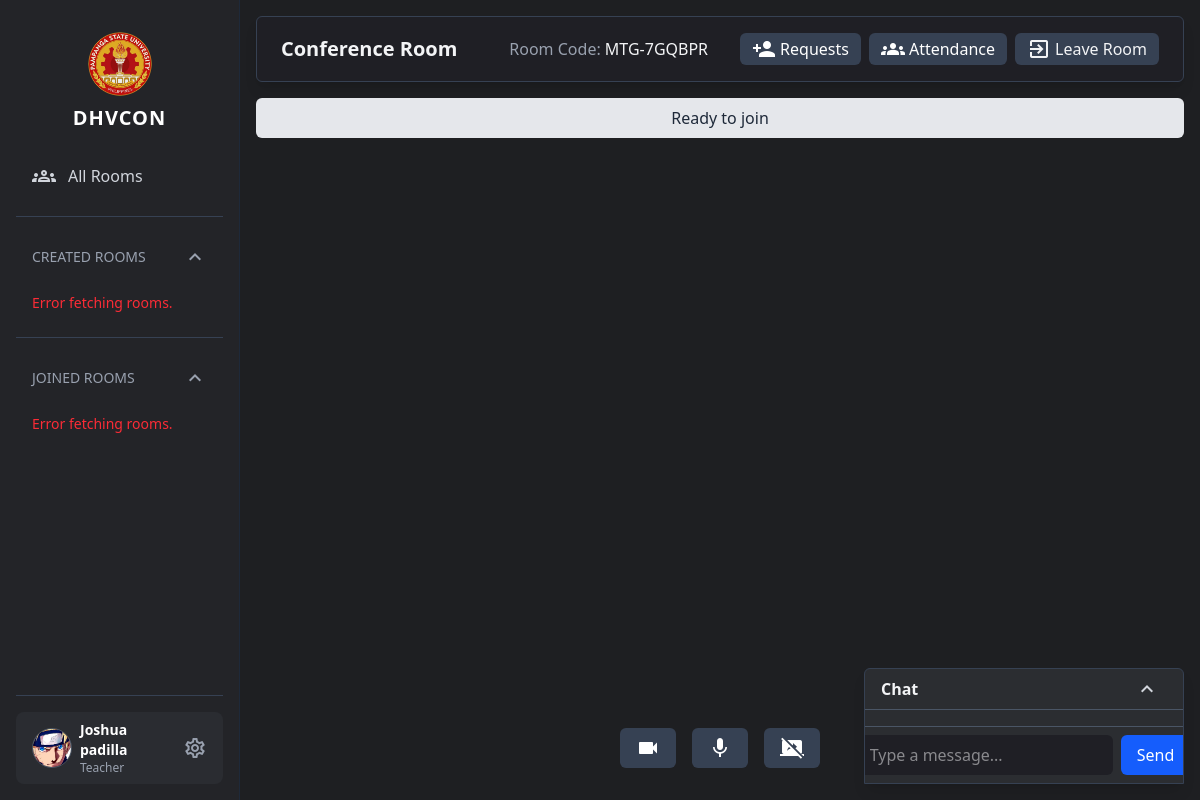
The page /home/conference_room.php?code=MTG-7GQBPR (signed in) on the database its author committed.
### tables this page shows
CREATE TABLE `user` (
  `user_id` int(11) NOT NULL,
  `user_fullname` varchar(60) NOT NULL,
  `user_email` varchar(60) NOT NULL,
  `user_password` varchar(255) NOT NULL,
  `user_type` enum('admin','teacher','student','') NOT NULL,
  `user_requirements` longtext DEFAULT NULL CHECK (json_valid(`user_requirements`)),
  `user_profile_pict` varchar(255) DEFAULT NULL,
  `user_status` int(11) NOT NULL DEFAULT 0 COMMENT '0=for-approval,1=active,2=disabled',
  `reset_token` varchar(255) DEFAULT NULL,
  `reset_expiry` int(11) DEFAULT NULL
);

### controller/config.php (called while the page is built, shortened)
<?php
class db_connect
{
    public $host = db_host;
    public $user = db_user;
    public $pass = db_pass;
    public $name = db_name;
    public function connect()
    {
        try {
            $this->conn = new mysqli($this->host, $this->user, $this->pass, $this->name);
        } catch (\Throwable $th) {
            header("Location:setup.php");
        }
    }
}

### home/auth.php (called while the page is built, shortened)
<?php
include ('../controller/config.php');
class auth_class extends db_connect
{
    public function check_account($id) {
        $id = intval($id);
        $query = "SELECT * FROM `user` WHERE user_id = $id AND user_status=1";
        $result = $this->conn->query($query);
        $items = [];
        if ($result && $result->num_rows > 0) {
            while ($row = $result->fetch_assoc()) {
                $items[] = $row;
            }
        }
        return $items;
    }
     public function check_meeting($code) {
        $query = "SELECT * FROM `meeting` WHERE meeting_link = '$code' AND meeting_status=1";
        $result = $this->conn->query($query);
        $items = [];
        if ($result && $result->num_rows > 0) {
            while ($row = $result->fetch_assoc()) {
                $items[] = $row;
            }
        }
        return $items;
    }
}

### home/conference_room.php (the view, shortened to what this page needs)
<?php
include "../src/components/home/header.php";
$meetingCode  = $_GET['code'];
$meeting = $db->check_meeting($meetingCode);
$authorization = ($meeting[0]['meeting_creator_user_id'] != $On_Session[0]['user_id']) ? "hidden" : "";
?>
<main class="flex-1 bg-[#1e1f22] ml-0 md:ml-60 p-4 transition-all duration-300 min-h-screen flex flex-col">
    <div class="flex flex-col md:flex-row justify-between items-start md:items-center px-4 sm:px-6 py-4 bg-[#1f1f25] rounded-md shadow-lg mb-4 border border-gray-700 gap-3 md:gap-0">
        <h1 class="text-2xl md:text-xl text-gray-100 font-semibold truncate w-full md:w-auto">Conference Room</h1>
        <div class="flex flex-col md:flex-row md:items-center gap-2 md:gap-4 w-full md:w-auto">
            <div class="text-gray-400 text-sm md:text-base truncate md:mr-4 flex-shrink-0">
                Room Code: <span class="text-gray-100 font-medium"><?= $meetingCode ?></span>
            </div>
            <div class="flex flex-row gap-2 overflow-x-auto md:overflow-visible">
                <button id="pendingRequestsBtn" <?=$authorization; ?> class="cursor-pointer relative px-3 py-1 bg-gray-700 hover:bg-gray-600 text-white rounded-md flex items-center gap-1 flex-shrink-0">
                    <span class="material-icons text-base">person_add</span>
                    <span class="truncate">Requests</span>
                </button>
                <button id="viewAttendanceBtn" <?=$authorization; ?> class="cursor-pointer flex items-center gap-1 px-3 py-1 bg-gray-700 hover:bg-gray-600 text-white rounded-md flex-shrink-0">
                    <span class="material-icons text-base">groups</span>
                    <span class="truncate">Attendance</span>
                </button>
                <button id="btnLeaveRoom" class="joiner-only cursor-pointer flex items-center gap-1 px-3 py-1 bg-gray-700 hover:bg-gray-600 text-gray-100 rounded-md flex-shrink-0">
                    <span class="material-icons text-base">exit_to_app</span>
                    <span class="hidden sm:inline truncate">Leave Room</span>
                </button>
            </div>
        </div>
    </div>
    <div id="status" class="w-full p-2 mb-4 bg-gray-200 rounded-md text-gray-800 text-center">
        Ready to join
    </div>
    <div class="flex flex-1 gap-4 flex-col-reverse md:flex-row">
        <div class="flex-1 flex flex-col gap-4">
        </div>
        <div id="chat-section"
            class="fixed bottom-4 right-4 w-full max-w-[350px] sm:w-80 sm:right-4 bg-[#2b2d31] rounded-t-md flex flex-col shadow-lg border border-gray-700 overflow-hidden transition-all duration-300 z-50 hidden sm:flex">
            <div id="chat-toggle" class="px-4 py-2 border-b border-gray-600 text-gray-100 font-semibold flex justify-between items-center cursor-pointer">
                <span>Chat</span>
                <div class="flex items-center gap-2">
                    <span id="chat-toggle-icon" class="material-icons text-gray-300 hover:text-white cursor-pointer">expand_less</span>
                </div>
            </div>
            <div id="chat-messages-wrapper" class="flex flex-col max-h-[60vh] overflow-hidden transition-all duration-300">
                <div id="chat-messages" class="flex-1 p-2 overflow-y-auto text-gray-200 space-y-2"></div>
            </div>
            <form id="chat-form" class="flex flex-row items-center justify-center p-2 border-t border-gray-600 gap-2 pb-safe">
                <input type="text" id="chat-input" placeholder="Type a message..."
                    class="flex-1 px-3 py-2 rounded-md bg-[#1f1f25] text-gray-100 focus:outline-none focus:ring-2 focus:ring-blue-500">
                <button type="submit" class="cursor-pointer px-4 py-2 bg-blue-600 hover:bg-blue-700 rounded-md text-white">Send</button>
            </form>
        </div>
    </div>
    <div class="flex justify-center gap-4 mb-4">
        <button id="btnToggleCam" class="cursor-pointer flex items-center gap-2 px-4 py-2 bg-gray-700 hover:bg-gray-600 text-white rounded-md">
            <span id="iconCam" class="material-icons">videocam</span>
        </button>
        <button id="btnToggleMic" class="cursor-pointer flex items-center gap-2 px-4 py-2 bg-gray-700 hover:bg-gray-600 text-white rounded-md">
            <span id="iconMic" class="material-icons">mic</span>
        </button>
        <button id="btnShareScreen" class="cursor-pointer flex items-center gap-2 px-4 py-2 bg-gray-700 hover:bg-gray-600 text-white rounded-md">
            <span id="iconScreen" class="material-icons">stop_screen_share</span>
        </button>
    </div>
</main>
<?php
include "../src/components/home/footer.php";
?>

### src/components/home/header.php (shortened to what this page needs)
<?php
include "auth.php";
$db = new auth_class();
if (isset($_SESSION['user_id'])) {
    $id = intval($_SESSION['user_id']);
    $On_Session = $db->check_account($id);
} else {
   header('location: ../signin');
}
?>
<!doctype html>
<html lang="en">
<head>
  <link href="../src/output.css" rel="stylesheet" />
  <link href="../src/scrollbar.css" rel="stylesheet" />
  <link href="../src/alertifyconfig.css" rel="stylesheet" />
  <link rel="stylesheet" href="https://cdnjs.cloudflare.com/ajax/libs/AlertifyJS/1.13.1/css/alertify.css" />
</head>
<body class="bg-[#1e1f22] text-white min-h-screen flex">
<aside id="sidebar" class="bg-[#232428] w-60 p-4 border-r border-gray-800 fixed inset-y-0 left-0 transform -translate-x-full md:translate-x-0 transition-transform duration-300 flex flex-col z-40">
  <div class="flex flex-col items-center justify-start mb-6">
     <img src="../static/image/logo1.png" alt="DHVCON Logo" class="w-16 h-16 object-contain mb-2">
    <h2 class="text-xl font-bold text-white tracking-wider ">DHVCON</h2>
  </div>
  <nav id="roomNav" class="flex-1 flex flex-col gap-3 overflow-y-auto scrollbar-dark">
    <a href="../home/" class="flex items-center gap-3 px-4 py-2 rounded-lg text-gray-300 hover:bg-[#2A2C31] hover:text-white transition-colors duration-200">
      <span class="material-icons-outlined text-xl">groups</span>
      <span class="font-medium">All Rooms</span>
    </a>
    <hr class="border-gray-700 my-2">
    <button id="toggleCreated" class="flex justify-between items-center w-full px-4 py-2 text-gray-400 uppercase text-sm font-medium hover:text-white cursor-pointer transition-colors duration-200">
      Created Rooms
      <span class="material-icons-outlined transition-transform rotate-180">expand_more</span>
    </button>
    <div id="createdRooms" class="flex flex-col gap-1 max-h-64 overflow-y-auto p-1 scrollbar-dark">
    </div>
    <hr class="border-gray-700 my-2">
    <button id="toggleJoined" class="flex justify-between items-center w-full px-4 py-2 text-gray-400 uppercase text-sm font-medium hover:text-white cursor-pointer transition-colors duration-200">
      Joined Rooms
      <span class="material-icons-outlined transition-transform rotate-180">expand_more</span>
    </button>
    <div id="joinedRooms" class="flex flex-col gap-1 max-h-64 overflow-y-auto p-1 scrollbar-dark">
    </div>
  </nav>
  <div class="mt-auto pt-4 border-t border-gray-700">
    <div class="flex items-center gap-2 px-4 py-2 bg-[#2A2C31] rounded-lg hover:bg-[#33353A] transition-colors duration-200 cursor-pointer relative">
      <div class="w-10 h-10 rounded-full overflow-hidden border border-gray-600 flex items-center justify-center bg-gray-700 text-white font-semibold text-lg">
        <?php if (!empty($On_Session[0]['user_profile_pict'])): ?>
          <img src="<?= '../static/upload/profile/' . htmlspecialchars($On_Session[0]['user_profile_pict']); ?>" alt="Profile Picture" class="w-full h-full object-cover">
        <?php else: ?>
          <span><?= strtoupper(substr($On_Session[0]['user_fullname'], 0, 1)); ?></span>
        <?php endif; ?>
      </div>
      <div class="flex flex-col flex-1">
        <p class="text-sm font-semibold text-white"><?= ucfirst($On_Session[0]['user_fullname']); ?></p>
        <p class="text-xs text-gray-400 capitalize"><?= $On_Session[0]['user_type'] ?></p>
      </div>
      <span id="settings-btn" class="material-icons-outlined text-gray-400 text-xl hover:text-white transition-colors duration-200">settings</span>
    </div>
  </div>
</aside>

### src/scrollbar.css (style rules this page uses)
.scrollbar-dark { scrollbar-width: thin; scrollbar-color: #56585d #1a1a1a; }

### rows shown on the page
user: user_profile_pict (picture), user_fullname "Joshua padilla", user_type "Teacher"

### other values the page prints
$meetingCode "MTG-7GQBPR"
